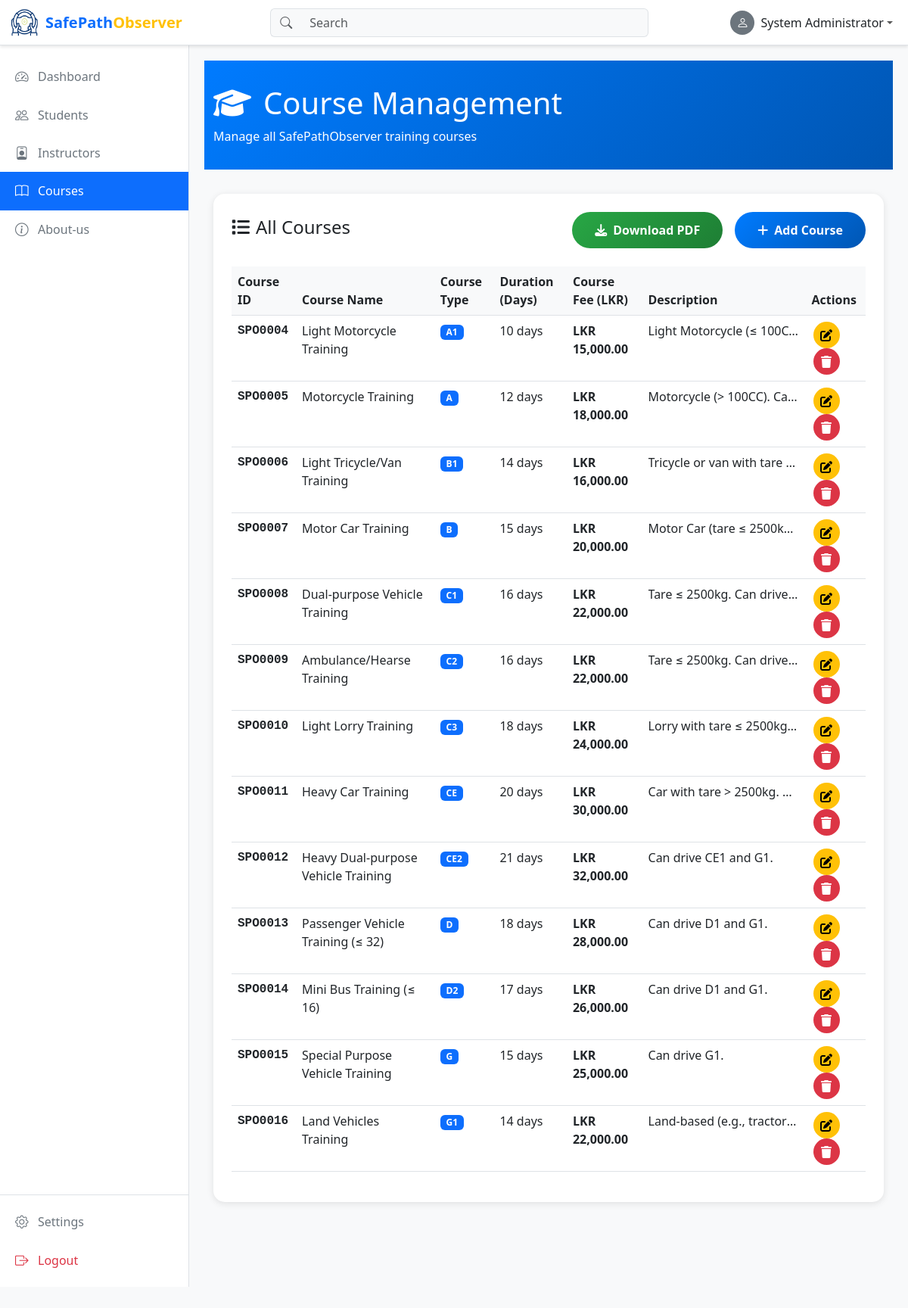
/app/Views/admin/course-detail-form.php (signed in), run on the app's committed database.
### tables this page shows
CREATE TABLE `users` (
  `user_id` int(11) NOT NULL AUTO_INCREMENT,
  `name` varchar(255) NOT NULL,
  `email` varchar(255) NOT NULL UNIQUE,
  `password` varchar(255) NOT NULL,
  `role` enum('student','instructor','admin') NOT NULL,
  `profile_picture` varchar(255) DEFAULT NULL,
  `phone` varchar(20) DEFAULT NULL,
  `address` text DEFAULT NULL,
  `created_at` timestamp DEFAULT CURRENT_TIMESTAMP,
  `updated_at` timestamp DEFAULT CURRENT_TIMESTAMP ON UPDATE CURRENT_TIMESTAMP,
  PRIMARY KEY (`user_id`),
  INDEX `idx_email` (`email`),
  INDEX `idx_role` (`role`)
);

CREATE TABLE `courses` (
  `course_id` int(11) NOT NULL AUTO_INCREMENT,
  `course_name` varchar(255) NOT NULL,
  `course_type` varchar(100) NOT NULL,
  `duration_days` int(11) NOT NULL,
  `course_fee` decimal(10,2) NOT NULL,
  `description` text DEFAULT NULL,
  `created_at` timestamp DEFAULT CURRENT_TIMESTAMP,
  `updated_at` timestamp DEFAULT CURRENT_TIMESTAMP ON UPDATE CURRENT_TIMESTAMP,
  PRIMARY KEY (`course_id`),
  INDEX `idx_course_type` (`course_type`)
);

### app/Controllers/CourseController.php (called while the page is built, shortened)
<?php
require_once __DIR__ . '/../Models/Course.php';
class CourseController {
    private $model;
    public function __construct() {
        $this->model = new Course();
    }
    public function getCourses() {
        return $this->model->getAllCourses();
    }
}

### app/Models/Course.php (called while the page is built, shortened)
<?php
require_once __DIR__ . '/../../config/constants.php';
class Course {
    private $pdo;
    public function __construct() {
        global $pdo;
        $this->pdo = $pdo;
    }
    public function getAllCourses() {
        $stmt = $this->pdo->query("SELECT * FROM courses ORDER BY course_id ASC");
        return $stmt->fetchAll(PDO::FETCH_ASSOC);
    }
}

### app/Views/admin/course-detail-form.php (the view, shortened to what this page needs)
<?php
require_once '../../Controllers/CourseController.php';
$controller = new CourseController();
$courses = $controller->getCourses();
function generateSPOId($course_id) {
    return 'SPO' . str_pad($course_id, 4, '0', STR_PAD_LEFT);
}
?>
<!DOCTYPE html>
<html lang="en">
<head>
    <link href="https://cdnjs.cloudflare.com/ajax/libs/bootstrap/5.3.0/css/bootstrap.min.css" rel="stylesheet">
    <link href="https://cdnjs.cloudflare.com/ajax/libs/font-awesome/6.4.0/css/all.min.css" rel="stylesheet">
</head>
<body>
<div class="page-header">
    <div class="container">
        <h1><i class="fas fa-graduation-cap me-3"></i>Course Management</h1>
        <p class="mb-0">Manage all SafePathObserver training courses</p>
    </div>
</div>
<div class="container">
    <div class="table-container">
        <div class="d-flex justify-content-between align-items-center mb-4">
            <h4><i class="fas fa-list me-2"></i>All Courses</h4>
            <div class="d-flex gap-3">
                <button class="btn btn-success-custom" onclick="downloadPDF()"><i class="fas fa-download me-2"></i>Download PDF</button>
                <button class="btn btn-primary-custom" data-bs-toggle="modal" data-bs-target="#addCourseModal"><i class="fas fa-plus me-2"></i>Add Course</button>
            </div>
        </div>
        <div class="table-responsive">
            <table class="table table-hover" id="coursesTable">
                <thead>
                    <tr>
                        <th>Course ID</th>
                        <th>Course Name</th>
                        <th>Course Type</th>
                        <th>Duration (Days)</th>
                        <th>Course Fee (LKR)</th>
                        <th>Description</th>
                        <th>Actions</th>
                    </tr>
                </thead>
                <tbody>
                    <?php if (empty($courses)): ?>
                    <tr><td colspan="7" class="text-center text-muted py-4"><i class="fas fa-inbox fa-2x mb-2"></i><br>No courses found.</td></tr>
                    <?php else: ?>
                        <?php foreach ($courses as $course): ?>
                        <tr>
                            <td class="course-id"><?= generateSPOId($course['course_id']) ?></td>
                            <td><?= htmlspecialchars($course['course_name']) ?></td>
                            <td><span class="badge bg-primary"><?= htmlspecialchars($course['course_type']) ?></span></td>
                            <td><?= $course['duration_days'] ?> days</td>
                            <td class="course-fee">LKR <?= number_format($course['course_fee'], 2) ?></td>
                            <td>
                                <?= $course['description']
                                    ? '<span class="d-inline-block text-truncate" style="max-width:200px;" title="'.htmlspecialchars($course['description']).'">'.htmlspecialchars($course['description']).'</span>'
                                    : '<span class="text-muted">No description</span>' ?>
                            </td>
                            <td>
                                <button class="btn btn-edit btn-action" onclick='editCourse(<?= json_encode($course) ?>)' title="Edit Course"><i class="fas fa-edit"></i></button>
                                <button class="btn btn-delete btn-action" onclick='deleteCourse(<?= $course["course_id"] ?>, "<?= addslashes($course["course_name"]) ?>")' title="Delete Course"><i class="fas fa-trash"></i></button>
                            </td>
                        </tr>
                        <?php endforeach; ?>
                    <?php endif; ?>
                </tbody>
            </table>
        </div>
    </div>
</div>
</body>
</html>
<?php
$content = ob_get_clean();
include '../components/layout.php';
?>

### app/Views/components/layout.php (shortened to what this page needs)
<?php
require_once '../../../config/constants.php';
try {
    $stmt = $pdo->prepare("SELECT user_id, name, email, role, profile_picture FROM users WHERE user_id = :id");
    $stmt->execute(['id' => $_SESSION['user_id']]);
} catch (PDOException $e) {
    die("Database error: " . $e->getMessage());
}
?>
<!DOCTYPE html>
<html lang="en">
<head>
  <link href="https://cdn.jsdelivr.net/npm/bootstrap@5.3.0/dist/css/bootstrap.min.css" rel="stylesheet" />
  <link href="https://cdn.jsdelivr.net/npm/bootstrap-icons@1.10.0/font/bootstrap-icons.css" rel="stylesheet" />
</head>
<body>
  <?php include 'navbar.php'; ?>
  <?php include 'sidebar.php'; ?>
  <div class="main-content">
    <?php
    if (isset($content)) {
      echo $content;
    } else {
      echo '<h1>Welcome to SafePath Observer</h1>';
    }
    ?>
  </div>
</body>
</html>

### app/Views/components/navbar.php (shortened to what this page needs)
<?php
$user = $_SESSION['user'];
?>
<nav class="navbar navbar-expand-lg navbar-light bg-white border-bottom navbar-custom">
  <div class="container-fluid">
    <a class="navbar-brand d-flex align-items-center" href="../../../public/index.php">
      <img src="../../../public/images/safe-path-observer-logo.png" alt="SafePath Observer Logo" width="40" height="40" class="me-2" />
      <span class="text-primary fw-bold">SafePath</span>
      <span class="text-warning fw-bold">Observer</span>
    </a>
    <div class="d-none d-lg-flex flex-grow-1 justify-content-center">
      <div class="input-group" style="max-width: 500px;">
        <span class="input-group-text bg-light border-end-0">
          <i class="bi bi-search text-muted"></i>
        </span>
        <input type="text" class="form-control border-start-0" placeholder="Search" style="background-color: #f8f9fa;" />
      </div>
    </div>
    <div class="navbar-nav">
      <div class="nav-item dropdown">
        <a class="nav-link dropdown-toggle d-flex align-items-center text-decoration-none"
           href="#"
           id="userDropdown"
           role="button"
           data-bs-toggle="dropdown"
           aria-expanded="false"
           style="cursor: pointer;">
          <div class="user-avatar">
            <i class="bi bi-person text-white"></i>
          </div>
          <span class="d-none d-md-inline text-dark"><?php echo htmlspecialchars($user['name']); ?></span>
        </a>
      </div>
    </div>
  </div>
</nav>

### app/Views/components/sidebar.php (shortened to what this page needs)
<?php
require_once '../../../config/constants.php';
try {
    $stmt = $pdo->prepare("SELECT user_id, name, email, role, profile_picture FROM users WHERE user_id = :id");
    $stmt->execute(['id' => $_SESSION['user_id']]);
    $user = $stmt->fetch(PDO::FETCH_ASSOC);
} catch (PDOException $e) {
    die("DB error: " . $e->getMessage());
}
$current_page = basename($_SERVER['PHP_SELF'], '.php');
$menu_items = [];
if ($user['role'] === 'admin') {
    $menu_items = [
        ['id' => 'dashboard', 'label' => 'Dashboard', 'icon' => 'bi-speedometer2', 'url' => 'admin-dashboard.php', 'active' => ($current_page === 'admin-dashboard')],
        ['id' => 'students', 'label' => 'Students', 'icon' => 'bi-people', 'url' => 'student_table.php', 'active' => ($current_page === 'student_table')],
        ['id' => 'instructor', 'label' => 'Instructors', 'icon' => 'bi-person-badge', 'url' => 'instructor-detail-form.php', 'active' => ($current_page === 'instructor-detail-form')],
        ['id' => 'courses', 'label' => 'Courses', 'icon' => 'bi-book', 'url' => 'course-detail-form.php', 'active' => ($current_page === 'course-detail-form')],
        ['id' => 'aboutus', 'label' => 'About-us', 'icon' => 'bi bi-info-circle', 'url' => 'aboutus.php', 'active' => ($current_page === 'aboutus')]
    ];
} elseif ($user['role'] === 'student') {
    $menu_items = [
        ['id' => 'dashboard', 'label' => 'Dashboard', 'icon' => 'bi-speedometer2', 'url' => 'student-dashboard.php', 'active' => ($current_page === 'student-dashboard')],
    ];
}
?>
<div class="sidebar" id="sidebar">
    <div class="sidebar-nav">
        <?php foreach ($menu_items as $item): ?>
            <a href="<?php echo htmlspecialchars($item['url']); ?>" class="sidebar-item <?php echo $item['active'] ? 'active' : ''; ?>">
                <i class="bi <?php echo htmlspecialchars($item['icon']); ?>"></i>
                <?php echo htmlspecialchars($item['label']); ?>
            </a>
        <?php endforeach; ?>
    </div>
    <div class="sidebar-footer">
        <a href="#" class="sidebar-item">
            <i class="bi bi-gear"></i>
            Settings
        </a>
        <a href="../../../login/logout.php" class="sidebar-item text-danger">
            <i class="bi bi-box-arrow-right"></i>
            Logout
        </a>
    </div>
</div>

### app/Views/components/layout.php (style rules this page uses)
body { background-color: #f8f9fa; overflow: hidden; margin: 0; padding: 0; height: 100vh; }
.sidebar { width: 250px; position: fixed; top: 60px; left: 0; height: calc(100vh - 60px); background-color: #fff; border-right: 1px solid #dee2e6; z-index: 1030; transition: left 0.3s ease; overflow-y: auto; }
.main-content { margin-top: 60px; margin-left: 250px; width: calc(100% - 250px); height: calc(100vh - 60px); overflow-y: auto; padding: 20px; background-color: #f8f9fa; box-sizing: border-box; }

### app/Views/components/navbar.php (style rules this page uses)
.navbar-custom { height: 60px; position: fixed !important; top: 0; left: 0; right: 0; width: 100%; z-index: 1040; background-color: #fff !important; box-shadow: 0 2px 4px rgba(0,0,0,0.1); margin: 0; padding: 0; }
.user-avatar { width: 32px; height: 32px; background-color: #6c757d; border-radius: 50%; display: flex; align-items: center; justify-content: center; margin-right: 8px; }
.dropdown-toggle::after { margin-left: 8px; }

### app/Views/components/sidebar.php (style rules this page uses)
.sidebar { width: 250px; height: calc(100vh - 60px); position: fixed; top: 60px; left: 0; background-color: #fff; border-right: 1px solid #dee2e6; z-index: 1030; display: flex; flex-direction: column; overflow-y: auto; }
.sidebar-nav { flex-grow: 1; padding-top: 1rem; overflow-y: auto; }
.sidebar-item { padding: 12px 20px; color: #6c757d; text-decoration: none; display: flex; align-items: center; transition: all 0.2s ease; font-weight: 500; border: none; background: none; width: 100%; text-align: left; }
.sidebar-item.active { background-color: #0d6efd; color: white; }
.sidebar-item i { margin-right: 10px; width: 20px; font-size: 1.1rem; }
.sidebar-footer { border-top: 1px solid #dee2e6; padding: 10px 0; margin-top: auto; flex-shrink: 0; }
.sidebar-footer .sidebar-item { margin: 0; }

### app/Views/admin/course-detail-form.php (style rules this page uses)
body { background-color: #f8f9fa; }
.page-header { background: linear-gradient(135deg, #007bff, #0056b3); color: white; padding: 2rem 0; margin-bottom: 2rem; }
.table-container, .course-card { background: white; border-radius: 15px; box-shadow: 0 2px 10px rgba(0,0,0,0.1); padding: 1.5rem; margin-bottom: 2rem; }
.btn-action { width: 35px; height: 35px; border-radius: 50%; padding: 0; display: inline-flex; align-items: center; justify-content: center; margin: 0 2px; }
.btn-edit { background-color: #ffc107; color: #000; }
.btn-delete { background-color: #dc3545; color: white; }
.table th { background-color: #f8f9fa; font-weight: 600; }
.course-id { font-family: monospace; color: #007bff; font-weight: bold; }
.course-fee { color: #28a745; font-weight: 600; }
.btn-primary-custom, .btn-success-custom { border: none; padding: 12px 30px; border-radius: 25px; color: white; font-weight: 600; }
.btn-primary-custom { background: linear-gradient(135deg, #007bff, #0056b3); }
.btn-success-custom { background: linear-gradient(135deg, #28a745, #1e7e34); }

### data on the page
users: name "System Administrator"
courses: course_id "SPO0004", course_name "Light Motorcycle Training", course_type "A1", duration_days "10", course_fee "15,000.00", description "Light Motorcycle (≤ 100C…"
courses: course_id "SPO0005", course_name "Motorcycle Training", course_type "A", duration_days "12", course_fee "18,000.00", description "Motorcycle (> 100CC). Ca…"
courses: course_id "SPO0006", course_name "Light Tricycle/Van Training", course_type "B1", duration_days "14", course_fee "16,000.00", description "Tricycle or van with tare…"
courses: course_id "SPO0007", course_name "Motor Car Training", course_type "B", duration_days "15", course_fee "20,000.00", description "Motor Car (tare ≤ 2500k…"
courses: course_id "SPO0008", course_name "Dual-purpose Vehicle Training", course_type "C1", duration_days "16", course_fee "22,000.00", description "Tare ≤ 2500kg. Can drive…"
courses: course_id "SPO0009", course_name "Ambulance/Hearse Training", course_type "C2", duration_days "16", course_fee "22,000.00", description "Tare ≤ 2500kg. Can drive…"
courses: course_id "SPO0010", course_name "Light Lorry Training", course_type "C3", duration_days "18", course_fee "24,000.00", description "Lorry with tare ≤ 2500kg…"
courses: course_id "SPO0011", course_name "Heavy Car Training", course_type "CE", duration_days "20", course_fee "30,000.00", description "Car with tare > 2500kg.…"
courses: course_id "SPO0012", course_name "Heavy Dual-purpose Vehicle Training", course_type "CE2", duration_days "21", course_fee "32,000.00", description "Can drive CE1 and G1."
courses: course_id "SPO0013", course_name "Passenger Vehicle Training (≤ 32)", course_type "D", duration_days "18", course_fee "28,000.00", description "Can drive D1 and G1."
courses: course_id "SPO0014", course_name "Mini Bus Training (≤ 16)", course_type "D2", duration_days "17", course_fee "26,000.00", description "Can drive D1 and G1."
courses: course_id "SPO0015", course_name "Special Purpose Vehicle Training", course_type "G", duration_days "15", course_fee "25,000.00", description "Can drive G1."
courses: course_id "SPO0016", course_name "Land Vehicles Training", course_type "G1", duration_days "14", course_fee "22,000.00", description "Land-based (e.g., tractor…"

### other printed values
$item['label'] "Dashboard"
$item['label'] "Students"
$item['label'] "Instructors"
$item['label'] "Courses"
$item['label'] "About-us"
